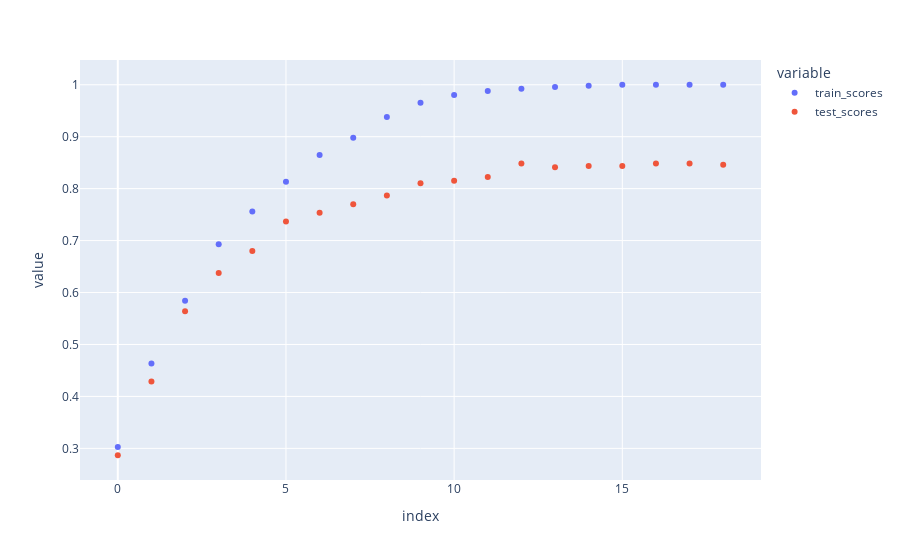

Write notebook code for a chart like this one.
### Code cell
px.scatter(scores, x = 'index', y = 'value', color = 'variable' )

### Figure 1 — Plotly figure (JSON) as saved in the notebook; plotly's stock layout.template omitted (floating-point values rounded to 4 significant figures)
{"data": [{"hovertemplate": "variable=train_scores<br>index=%{x}<br>value=%{y}<extra></extra>", "legendgroup": "train_scores", "marker": {"color": "#636efa", "symbol": "circle"}, "mode": "markers", "name": "train_scores", "orientation": "v", "showlegend": true, "type": "scatter", "x": [0, 1, 2, 3, 4, 5, 6, 7, 8, 9, 10, 11, 12, 13, 14, 15, 16, 17, 18], "xaxis": "x", "y": [0.3027, 0.4635, 0.584, 0.6932, 0.7561, 0.8131, 0.8647, 0.8979, 0.9377, 0.9656, 0.9804, 0.9881, 0.9923, 0.9958, 0.9982, 1, 1, 1, 1], "yaxis": "y"}, {"hovertemplate": "variable=test_scores<br>index=%{x}<br>value=%{y}<extra></extra>", "legendgroup": "test_scores", "marker": {"color": "#EF553B", "symbol": "circle"}, "mode": "markers", "name": "test_scores", "orientation": "v", "showlegend": true, "type": "scatter", "x": [0, 1, 2, 3, 4, 5, 6, 7, 8, 9, 10, 11, 12, 13, 14, 15, 16, 17, 18], "xaxis": "x", "y": [0.2867, 0.4289, 0.564, 0.6374, 0.6801, 0.737, 0.7536, 0.7701, 0.7867, 0.8104, 0.8152, 0.8223, 0.8483, 0.8412, 0.8436, 0.8436, 0.8483, 0.8483, 0.846], "yaxis": "y"}], "layout": {"legend": {"title": {"text": "variable"}, "tracegroupgap": 0}, "margin": {"t": 60}, "xaxis": {"anchor": "y", "domain": [0, 1], "title": {"text": "index"}}, "yaxis": {"anchor": "x", "domain": [0, 1], "title": {"text": "value"}}}}
